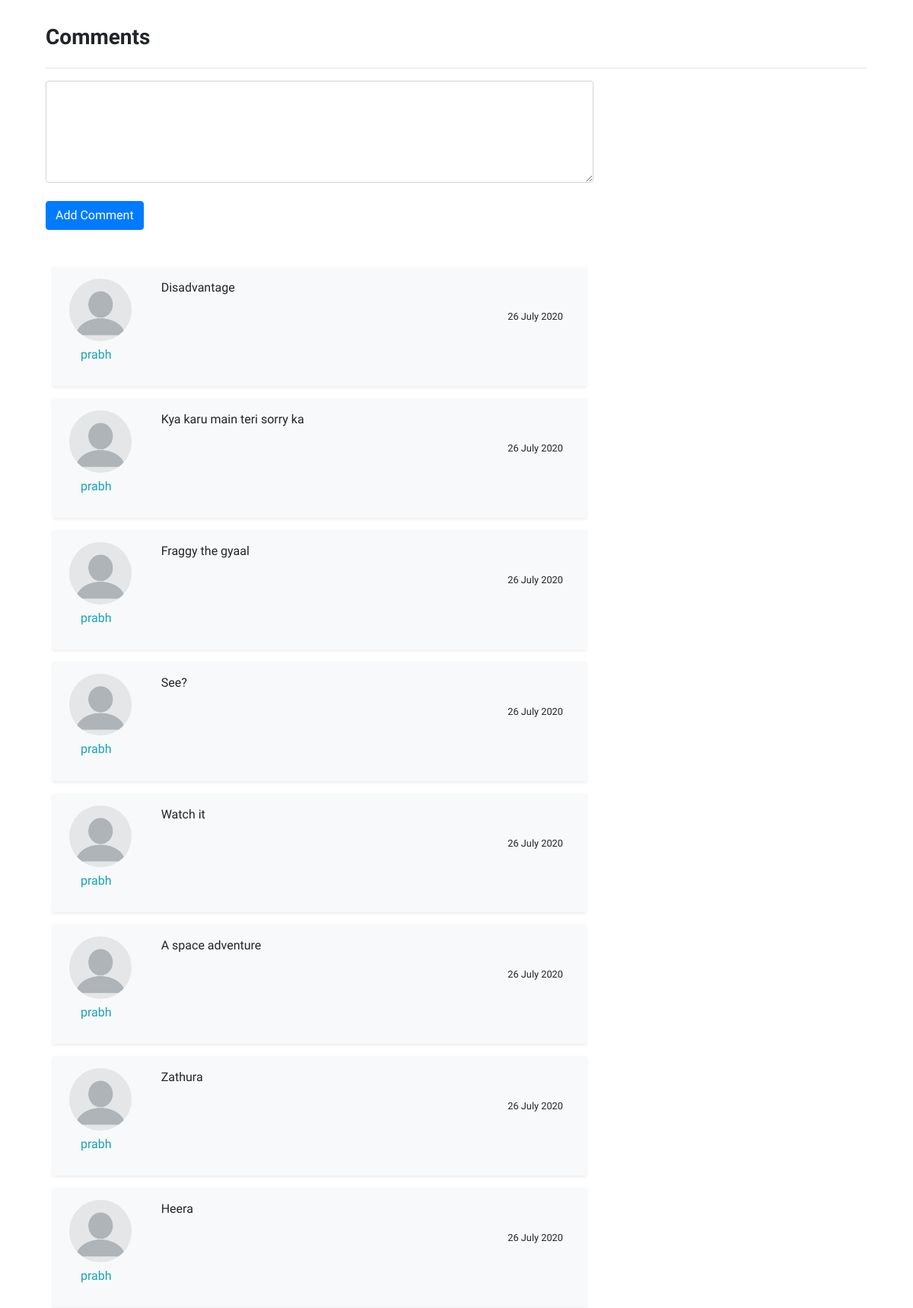
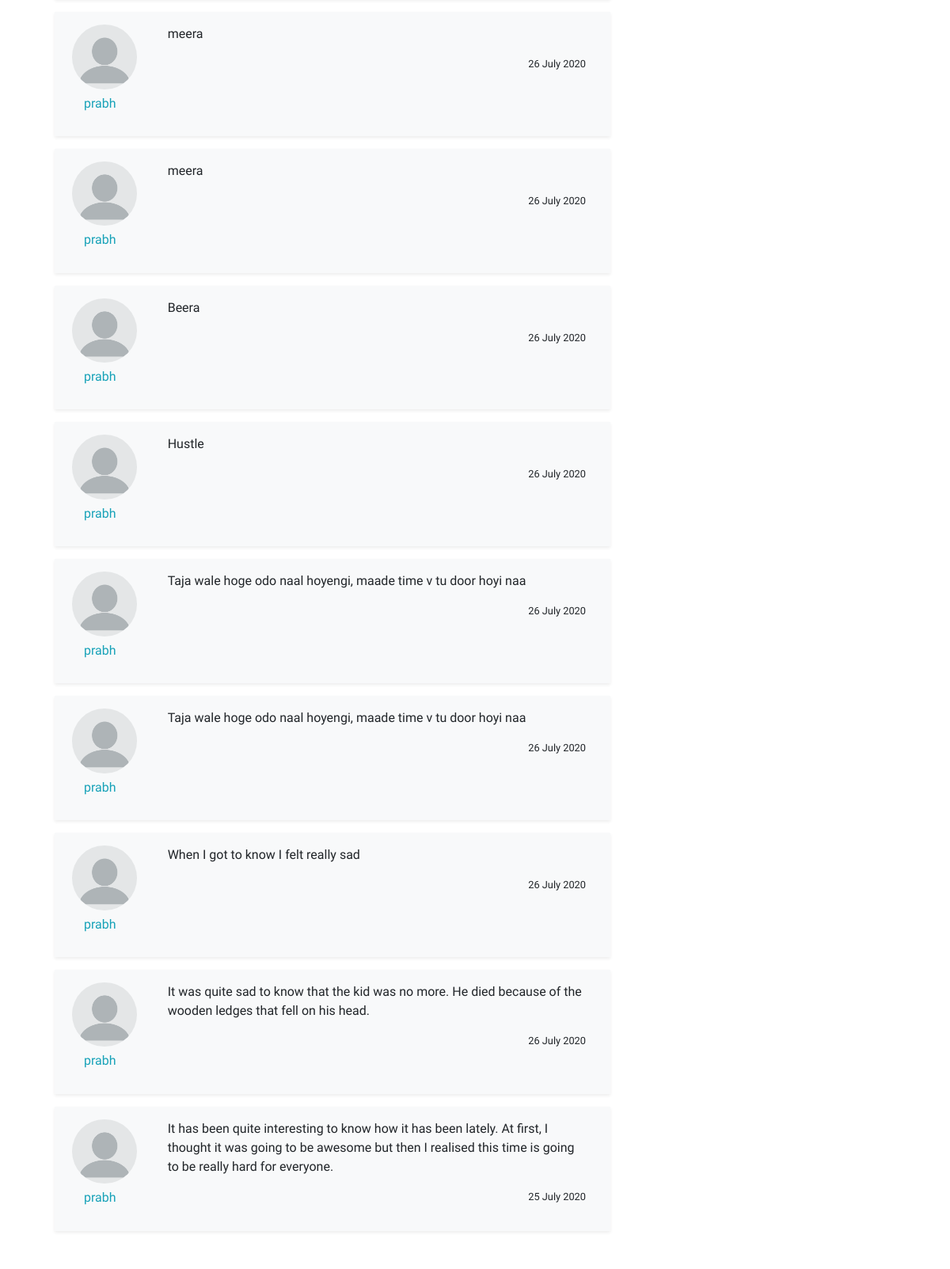
The app's page /testpage/10/ (signed in, lower part), older data (2 pictures, top to bottom).
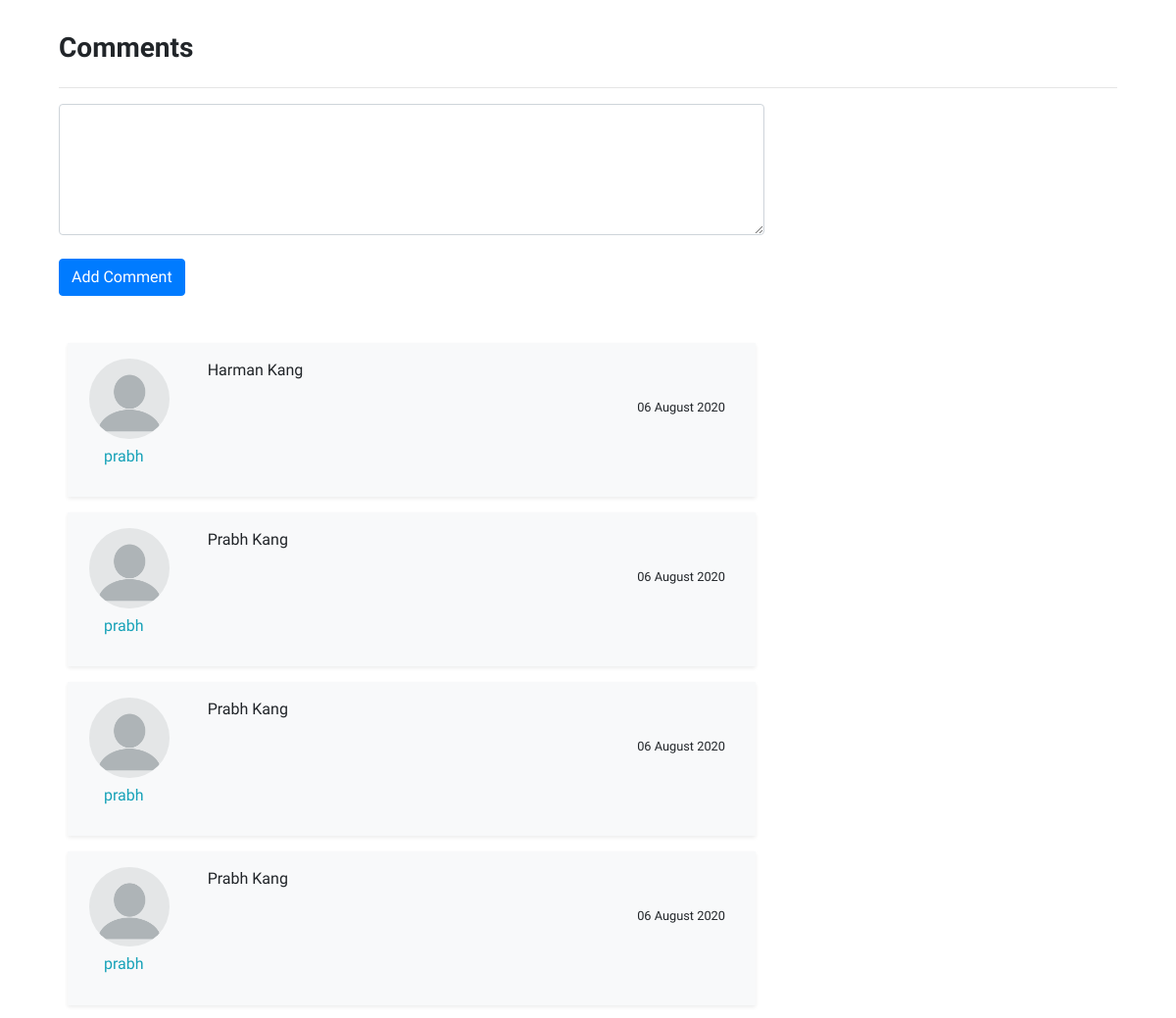
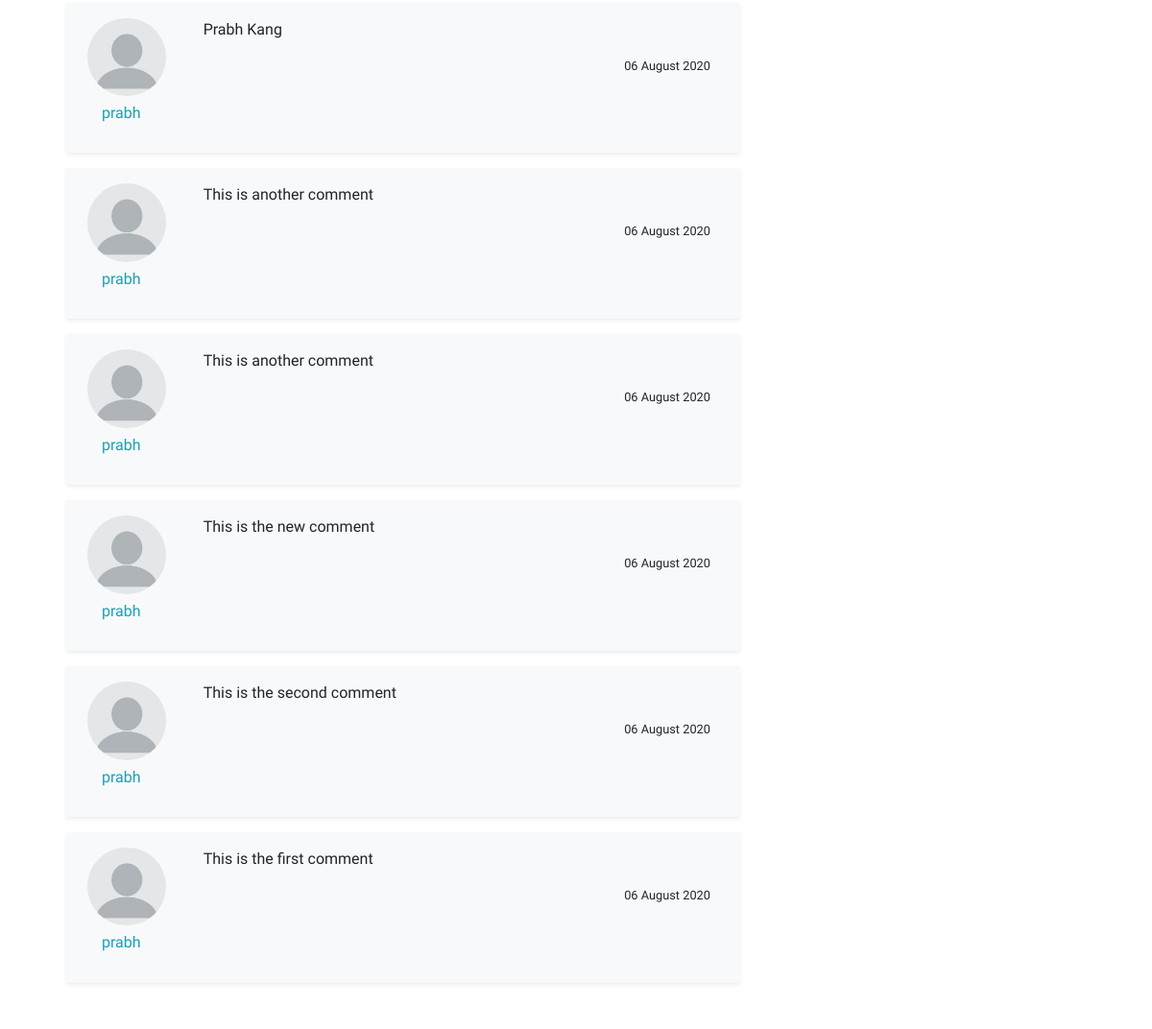
The same page, newer data (2 pictures, top to bottom).
### blogapp/models.py (models this page shows, shortened)
class Comment(models.Model):
	post 				= models.ForeignKey(BlogPost, on_delete=models.CASCADE)
	author				= models.ForeignKey(settings.AUTH_USER_MODEL, on_delete=models.CASCADE)
	comment 			= models.TextField(max_length=500, null=False, blank=False)
	date_posted 		= models.DateTimeField(auto_now_add=True, verbose_name='date posted')

### account/models.py (models this page shows, shortened)
class Account(AbstractBaseUser):
	email					= models.EmailField(verbose_name="email", max_length=100, unique=True)
	username				= models.CharField(max_length=30, unique=True)
	date_joined 			= models.DateTimeField(verbose_name='date joined', auto_now_add=True)
	last_login				= models.DateTimeField(verbose_name='last login', auto_now=True)
	is_admin				= models.BooleanField(default=False)
	is_staff				= models.BooleanField(default=False)
	is_active				= models.BooleanField(default=True)
	is_superuser			= models.BooleanField(default=False)
	profile_pic				= models.ImageField(default='default-prof-pic.jpg', upload_to=upload_location, blank=True)
	first_name				= models.CharField(verbose_name="first name", max_length=15, null=False, blank=False)
	last_name				= models.CharField(verbose_name="last name", max_length=15, null=False, blank=False)
	USERNAME_FIELD = "email"
	REQUIRED_FIELDS = ["username"]
	objects = MyAccountManager()
	def __str__(self):
		return self.username

### blogapp/views.py (the view, shortened to what this page needs)
# urls.py: path('testpage/<int:pk>/', views.testpage, name='testpage'),
def testpage(request, pk):
	verbal = Comment.objects.all().order_by('-date_posted')
	author = Account.objects.get(username=request.user)
	post = BlogPost.objects.get(pk=pk)
	context = {
	'post':post,
	'comments':verbal,
	}
	return render(request, 'blogapp/testpage.html', context)

### templates/blogapp/testpage.html (shortened to what this page needs)
{% extends 'blogapp/base.html' %}
{% block body %}
<div class="container my-4">
<div class="container">
	<h3 class="font-weight-bold my-4">Comments</h3>
	<hr>
	<form action="" method="POST" id="myForm"> {% csrf_token %}
		<textarea name="content" id="contents" class="form-control mb-2 col-md-8" rows="5"></textarea>
		<input type="submit" value="Add Comment" id="inputBtn" class="btn btn-primary mt-3 mb-4">
	</form>
</div>
<div class="container" id="container">
	<div class="bg-white col-md-8 mt-2 mb-3 pt-3 pb-2 px-4">
		{% for comment in comments|dictsortreversed:"date_posted" %}
		<div class="row mb-3 p-3 pb-0 shadow-sm bg-light">
			<div class="col col-md-2">
				<p>
					<img src="{{comment.author.profile_pic.url}}" alt="profile_pic" class="img-fluid rounded-circle" style="position: relative;left: -9px">
					<a href="#" class="d-flex text-info mt-2 h6" style="position: relative;left: 6px">
						{{comment.author}}
					</a>
				</p>
			</div>
			<div class="col">
				<p>
					{{comment.comment}}
					<p>
						<small class="d-flex justify-content-end">{{comment.date_posted|date:"d F Y"}}
						</small></p>
					</p>
				</div>
			</div>
			{% endfor %}
		</div>
	</div>
</div>
{% endblock %}

### templates/blogapp/base.html (shortened to what this page needs)
{% load static %}
<!doctype html>
<html lang="en">
<head>
  <link rel="stylesheet" href="https://stackpath.bootstrapcdn.com/bootstrap/4.5.0/css/bootstrap.min.css">
</head>
<body>
  {% block body %} {% endblock %}
</body>
</html>

### templates/blogapp/base.html (style rules this page uses)
* { font-family: 'Averia Gruesa Libre', 'cursive'; }

Row changes from the older to the newer data that the page shows:
removed Comment: author.profile_pic (placeholder picture), author "prabh", comment "Disadvantage", date_posted "26 July 2020"
removed Comment: author.profile_pic (placeholder picture), author "prabh", comment "Kya karu main teri sorry ka", date_posted "26 July 2020"
removed Comment: author.profile_pic (placeholder picture), author "prabh", comment "Fraggy the gyaal", date_posted "26 July 2020"
removed Comment: author.profile_pic (placeholder picture), author "prabh", comment "See?", date_posted "26 July 2020"
removed Comment: author.profile_pic (placeholder picture), author "prabh", comment "Watch it", date_posted "26 July 2020"
removed Comment: author.profile_pic (placeholder picture), author "prabh", comment "A space adventure", date_posted "26 July 2020"
removed Comment: author.profile_pic (placeholder picture), author "prabh", comment "Zathura", date_posted "26 July 2020"
removed Comment: author.profile_pic (placeholder picture), author "prabh", comment "Heera", date_posted "26 July 2020"
removed Comment: author.profile_pic (placeholder picture), author "prabh", comment "meera", date_posted "26 July 2020"
removed Comment: author.profile_pic (placeholder picture), author "prabh", comment "meera", date_posted "26 July 2020"
removed Comment: author.profile_pic (placeholder picture), author "prabh", comment "Beera", date_posted "26 July 2020"
removed Comment: author.profile_pic (placeholder picture), author "prabh", comment "Hustle", date_posted "26 July 2020"
removed Comment: author.profile_pic (placeholder picture), author "prabh", comment "Taja wale hoge odo naal hoyengi, maade time v tu door hoyi naa", date_posted "26 July 2020"
removed Comment: author.profile_pic (placeholder picture), author "prabh", comment "Taja wale hoge odo naal hoyengi, maade time v tu door hoyi naa", date_posted "26 July 2020"
removed Comment: author.profile_pic (placeholder picture), author "prabh", comment "When I got to know I felt really sad", date_posted "26 July 2020"
removed Comment: author.profile_pic (placeholder picture), author "prabh", comment "It was quite sad to know that the kid was no more. He died because of the wooden ledges that fell on his head.", date_posted "26 July 2020"
removed Comment: author.profile_pic (placeholder picture), author "prabh", comment "It has been quite interesting to know how it has been lately. At first, I thought it was going to be awesome but then I realised this time is going to be really hard for everyone.", date_posted "25 July 2020"
added Comment: author.profile_pic (placeholder picture), author "prabh", comment "Harman Kang", date_posted "06 August 2020"
added Comment: author.profile_pic (placeholder picture), author "prabh", comment "Prabh Kang", date_posted "06 August 2020"
added Comment: author.profile_pic (placeholder picture), author "prabh", comment "Prabh Kang", date_posted "06 August 2020"
added Comment: author.profile_pic (placeholder picture), author "prabh", comment "Prabh Kang", date_posted "06 August 2020"
added Comment: author.profile_pic (placeholder picture), author "prabh", comment "Prabh Kang", date_posted "06 August 2020"
added Comment: author.profile_pic (placeholder picture), author "prabh", comment "This is another comment", date_posted "06 August 2020"
added Comment: author.profile_pic (placeholder picture), author "prabh", comment "This is another comment", date_posted "06 August 2020"
added Comment: author.profile_pic (placeholder picture), author "prabh", comment "This is the new comment", date_posted "06 August 2020"
added Comment: author.profile_pic (placeholder picture), author "prabh", comment "This is the second comment", date_posted "06 August 2020"
added Comment: author.profile_pic (placeholder picture), author "prabh", comment "This is the first comment", date_posted "06 August 2020"
